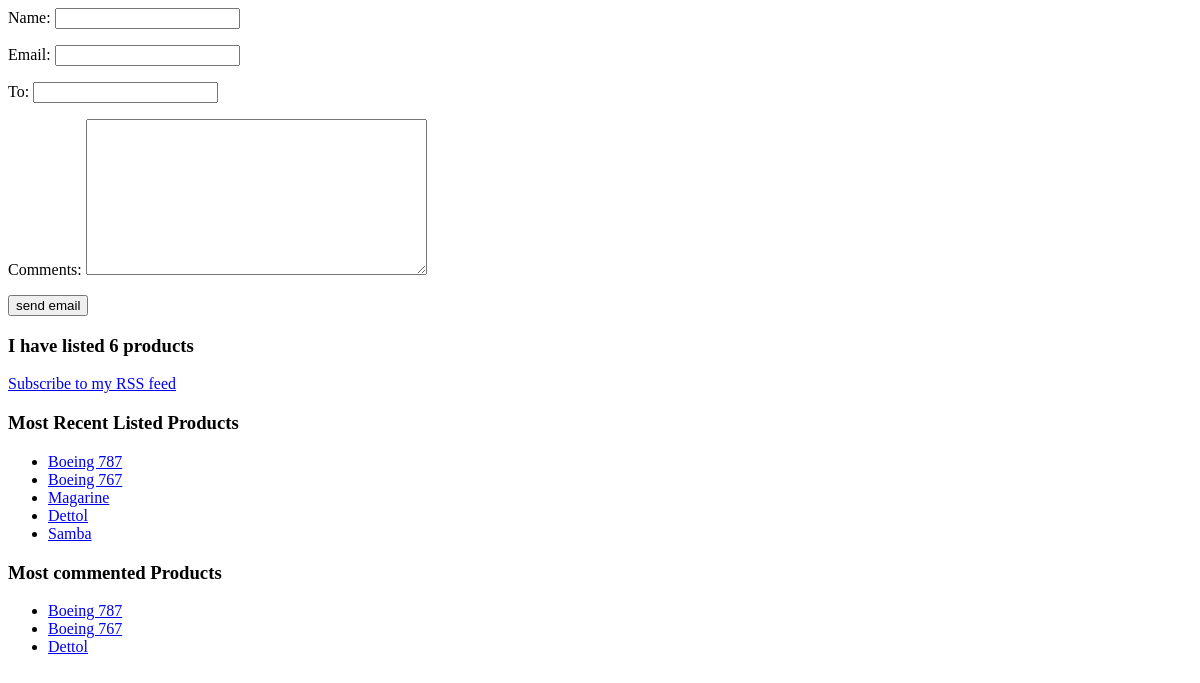
Page /product/6/share/ on the earlier database version.
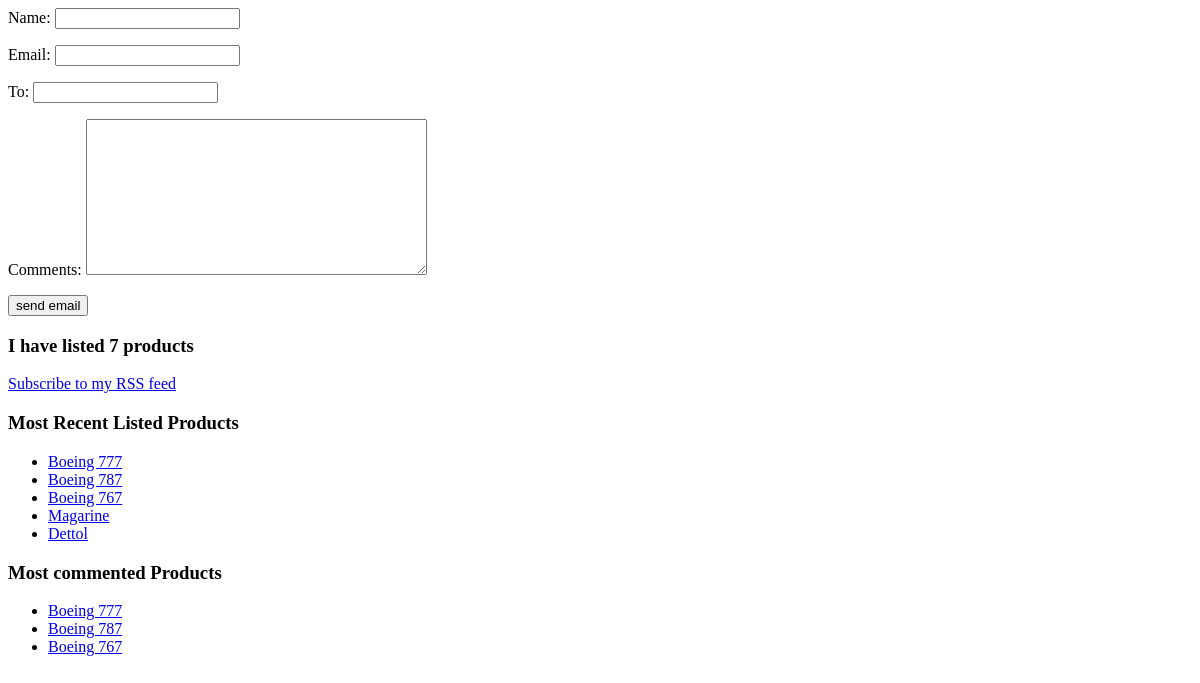
Same page on the later database version.
### product/models.py (models this page shows, shortened)
class Product(models.Model):
    class Size(models.TextChoices):
        SMALL = 'SM', 'Small'
        MEDIUM = 'M', 'Medium'
        LARGE = 'L', 'Large'
        EXTRA_LARGE = 'XL', 'Extra large'
    name = models.CharField(max_length=250)
    slug = models.SlugField(max_length=250, unique_for_date='listed')
    description = models.TextField()
    size = models.CharField(
        max_length=2,
        choices=Size.choices,
        default=Size.MEDIUM
    )
    price = models.IntegerField()
    serial_number = models.CharField(max_length=250)
    stock_size = models.IntegerField()
    retailer = models.ForeignKey(
        'retailer.Retailer',
        on_delete=models.CASCADE,
        related_name='products',
        default=''
    )
    listed = models.DateTimeField(default=timezone.now)
    created = models.DateTimeField(auto_now_add=True)
    updated = models.DateTimeField(auto_now=True)
    tags = TaggableManager()
    objects = models.Manager()
    stocked = ProductManager()
    def get_absolute_url(self):
        return reverse(
            'product:product_details',
            args=[
            self.listed.year,
            self.listed.month,
            self.listed.day,
            self.slug
            ]
        )
    class Meta:
        ordering = ['-listed']
        indexes = [
            models.Index(fields=('-listed',))
            ]

### product/views.py (the view)
# urls.py: path('<int:id>/share/', views.product_share, name="product_share"),
def product_share(request, id):
    product = get_object_or_404(
        Product,
        id=id
    )
    sent = False
    if request.method == 'POST':
        form = EmailProductForm(request.POST)
        if form.is_valid():
            cd = form.cleaned_data
            product_url = request.build_absolute_uri(
                product.get_absolute_url
            )
            subject = (
                f"{cd['name']} ({cd['email']})"
                f"recommends you to check out {product.name}"
            )
            message = (
                f"Check out {product.name} at {product_url}"
            )
            send_mail(
                subject=subject,
                message=message,
                from_email=None,
                recipient_list=[cd['to']]
            )
            sent=True
    else:
        form = EmailProductForm()
    return render(
        request,
        'product/share.html',
        {'form': form, 'product': product, 'sent': sent}
    )

### product/forms.py
class EmailProductForm(forms.Form):
    name = forms.CharField(max_length=25)
    email = forms.EmailField()
    to = forms.EmailField()
    comments = forms.CharField(
        required=False,
        widget=forms.Textarea
    )

### product/templatetags/product_tags.py (called while the page is built)
@register.simple_tag
def total_products():
    return Product.objects.all().count()

@register.inclusion_tag('product/latest_listings.html')
def most_recent_listings(count = 5):
    recent_listings = Product.objects.order_by('-listed')[:count]
    return {'recent_listings': recent_listings}

@register.simple_tag
def most_commented_listings():
    return Product.objects.annotate( total_comments = Count('comments')).order_by('total_comments')[:3]

### product/templates/product/share.html (shortened to what this page needs)
{% extends '../base.html' %}
{% block content %}
    {% if sent %}
        <h1>Email Successfully sent</h1>
        <p>{{product.name}} was successfuly sent to {{form.cleaned_data.to}}</p>
    {% else %}
        <form method='post'>
            {{form.as_p}}
            <input type='submit' value='send email'/>
        </form>
    {% endif %}
{% endblock %}

### product/templates/base.html (shortened to what this page needs)
{% load static %}
{% load product_tags %}
<!DOCTYPE>
<html5>
<head>
    <link href={% static "" %} rel="stylesheets" />
</head>
<body>
    {%block content%}
    {% endblock %}
</body>
<h3>I have listed {% total_products %} products </h3>
<p>
    <a href="{% url "product:product_feed" %}">Subscribe to my RSS feed</a>
<p>
<h3>Most Recent Listed Products</h3>
{% most_recent_listings %}
<h3>Most commented Products</h3>
{% most_commented_listings as most_commented %}
<ul>
    {% for product in most_commented %}
        <li>
            <a href={{product.get_absolute_url }}>{{product.name}}</a>
        </li>
    {% endfor %}
</ul>
</html>

### product/templates/product/latest_listings.html
<ul>
    {% for product in recent_listings %}
        <li>
            <a href={{product.get_absolute_url}}>{{product.name}}</a>
        </li>
    {% endfor %}
</ul>

Differences in the rows shown:
no longer on this page (row unchanged): Product: name "Samba", shown under "Most Recent Listed Products"
no longer on one of the page's lists (row unchanged): Product: name "Dettol"
added Product: name "Boeing 777"
Other differences:
text no longer shown: "6"
text now shown: "7"
